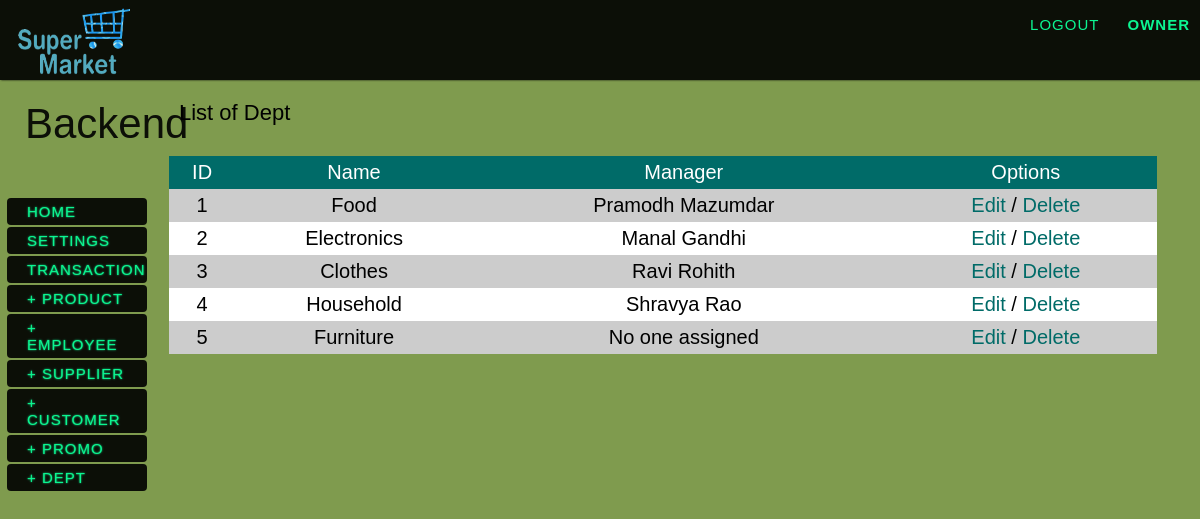
The page /viewlist.php?list=dept (signed in) on the database its author committed.
### tables this page shows
CREATE TABLE IF NOT EXISTS `department` (
  `manager_id` int(11) NOT NULL,
  `dept_id` int(5) NOT NULL AUTO_INCREMENT,
  `dept_name` varchar(40) NOT NULL,
  `manager_start_date` date NOT NULL,
  PRIMARY KEY (`dept_id`)
);

CREATE TABLE IF NOT EXISTS `employee` (
  `first_name` varchar(20) NOT NULL,
  `last_name` varchar(20) NOT NULL,
  `id` int(11) NOT NULL AUTO_INCREMENT,
  `dept_id` int(11) NOT NULL,
  `salary` int(8) NOT NULL,
  `phone_number` int(12) NOT NULL,
  `address` varchar(60) NOT NULL,
  `uid` int(11) NOT NULL,
  `join_date` date NOT NULL,
  `dob` date NOT NULL,
  `end_date` date NOT NULL DEFAULT '0000-00-00',
  `perks` int(11) NOT NULL DEFAULT '0',
  `admin` tinyint(1) NOT NULL,
  PRIMARY KEY (`id`),
  UNIQUE KEY `uid` (`uid`)
);

### viewlist.php (the view, shortened to what this page needs)
<?php
	require_once("include/header.php");
?>
<div id="body">
	<?php include_once("include/left_content.php"); ?>
    <div class="rcontent">
    <?php if(isset($_GET['list'])){
		if(!strcmp(strtolower($_GET['list']),"product")){
			echo"<h1><span>List of ".ucfirst($_GET['list'])."</span></h1>";
			echo"<div id='contentbox'><div id='data'>
				 <table id='itemList' ><tr><th>ID</th><th>Product name</th><th>Supplier name</th><th>Market Price</th><th>Cost Price</th><th>Options</th></tr>";
			$plist = mysql_query("select product_id, product_name, supplier_id, market_price, cost_price from product");
			while($row = mysql_fetch_array($plist)){
				echo"<tr><td>{$row['product_id']}</td>
					 <td>{$row['product_name']}</td>";
			$slist = mysql_query("select sdealer from supplier where sid='{$row['supplier_id']}'");
			$slist = mysql_fetch_array($slist);
				echo"<td>{$slist['sdealer']}</td>
					 <td>{$row['market_price']}</td>
					 <td>{$row['cost_price']}</td>
					 <td><a href='editlist.php?name=product&id={$row['product_id']}'>Edit</a> /
					 <a href='editlist.php?name=product&id={$row['product_id']}&del=1'>Delete</a></td>";
			}
        	echo"</tr></table></div></div>";
		}
		elseif(!strcmp(strtolower($_GET['list']),"dept")){
			echo"<h1><span>List of ".ucfirst($_GET['list'])."</span></h1>";
			echo"<div id='contentbo'><div id='data'><table id='itemList' ><tr><th>ID</th><th>Name</th><th>Manager</th><th>Options</th></tr>";
			$dlist = mysql_query("select dept_id, dept_name, manager_id from department");
			while($row = mysql_fetch_array($dlist)){
				echo"<tr><td>{$row['dept_id']}</td>
					 <td>{$row['dept_name']}</td>";
				if($row['manager_id']){
					$elist = mysql_query("select first_name, last_name from employee where id='{$row['manager_id']}'");
					$ename =  mysql_fetch_array($elist);
					echo "<td>{$ename['first_name']}&nbsp;{$ename['last_name']}</td>";
				}
				else echo"<td>No one assigned</td>";
				echo"<td><a href='editlist.php?name=dept&id={$row['dept_id']}'>Edit</a> /
					 <a href='editlist.php?name=dept&id={$row['dept_id']}&del=1'>Delete</a></td>";
			}
		}
	}
	?>
    </div>
</div>

### css/outline.css (style rules this page uses)
body { margin-left:auto; margin-right:auto; background-color: #7f9b4e; background-repeat: repeat, no-repeat; background-position: center center; background-attachment: fixed; -webkit-background-size: auto, cover; -moz-background-size: auto, cover; -o-background-size: auto, cover; background-size: auto, cover; color: #000; font-family: 'Josefin Slab', Arial, sans-serif; font-size: 20px; }
a { color: #0f9; text-decoration: none; }
h1 { margin:0px; padding:20px; font-size:42px; color:#000; text-align:left; font-weight:400; text-align:left; }
h1 span { font-size:22px; color:#000; padding-top:10px; }
.rcontent { position:relative; width:84%; margin:0px 5px; float:left; overflow:auto; padding-bottom:100px; }
#data { padding:10px; }
#itemList { width:100%; }
#itemList a { color:#006b68; }
#itemList th,td { padding:5px; text-align:center; }
#itemList tr:nth-child(even) { background-color: #CCC; }
#itemList tr:nth-child(odd) { background-color:#fff; }
#itemList tr:nth-child(1) { background-color:#006b68; color:#fff; }

### rows shown on the page
department: dept_id "1", dept_name "Food", employee.first_name "Pramodh", employee.last_name "Mazumdar"
department: dept_id "2", dept_name "Electronics", employee.first_name "Manal", employee.last_name "Gandhi"
department: dept_id "3", dept_name "Clothes", employee.first_name "Ravi", employee.last_name "Rohith"
department: dept_id "4", dept_name "Household", employee.first_name "Shravya", employee.last_name "Rao"
department: dept_id "5", dept_name "Furniture", manager_id "No one assigned"

### other values the page prints
$_SESSION['username'] "OWNER"
$_GET['list'] "Dept"
